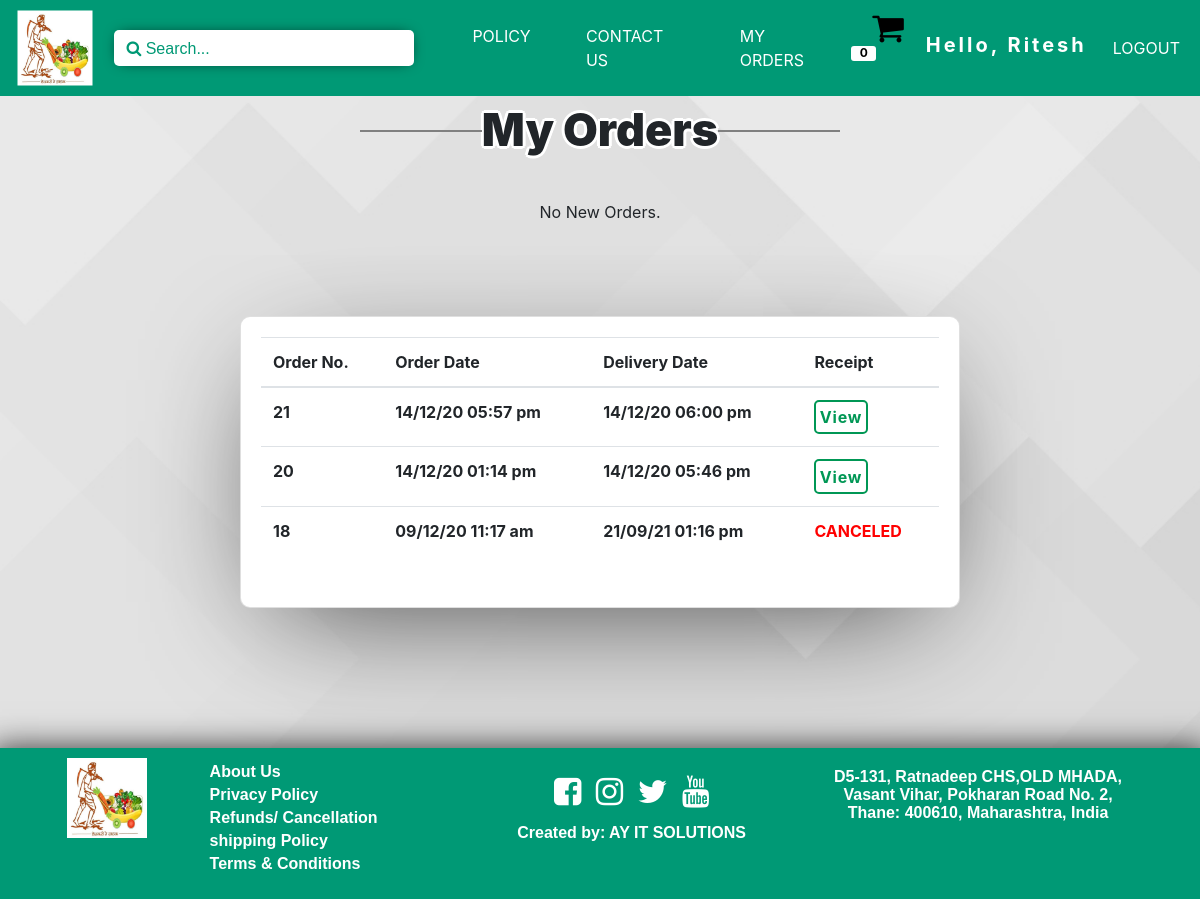
/php/orders.php (signed in), run on the app's committed database.
### tables this page shows
CREATE TABLE `customer` (
  `c_id` int(11) NOT NULL,
  `flag` int(1) NOT NULL,
  `f_name` varchar(50) NOT NULL,
  `l_name` varchar(50) NOT NULL,
  `c_address` text NOT NULL,
  `c_pin` int(11) NOT NULL,
  `c_phone` double NOT NULL,
  `c_email` varchar(50) NOT NULL,
  `c_password` varchar(150) NOT NULL,
  `cookie` varchar(512) NOT NULL,
  `latitude` double NOT NULL,
  `longitude` double NOT NULL
);

CREATE TABLE `finalorder` (
  `o_id` double NOT NULL,
  `c_id` double NOT NULL,
  `payment_id` varchar(50) DEFAULT NULL,
  `deliveryboy` int(5) NOT NULL,
  `delivery` int(2) NOT NULL COMMENT 'if yes 1 or 0',
  `timeorder` int(11) NOT NULL,
  `timedispatch` int(11) NOT NULL,
  `timedelivery` int(11) NOT NULL,
  `cancel` int(2) NOT NULL
);

### langs/english.php (called while the page is built)
<?php
function array_push_assoc($array, $key, $value){
    $array[$key] = $value;
    return $array;
 }
function lang($txt){
include dirname(dirname(__FILE__)).DIRECTORY_SEPARATOR.'includes'.DIRECTORY_SEPARATOR.'dbconn.php';
 $query = "SELECT i_eng FROM items";
 $result = mysqli_query($con, $query);
$dbarray=array();
 if (mysqli_num_rows($result) > 0){
     while ($row1 = mysqli_fetch_assoc($result)) {
            $eng=$row1['i_eng'];
            $dbarray = array_push_assoc($dbarray, $eng, $eng);
        }
 }
 else{
    $dbarray=array();
 }
$lang = array(
    'FARMACY' => 'FARMACY',
    'POLICY' => 'POLICY',
    'CONTACT US' => 'CONTACT US',
    'REGISTER' => 'REGISTER',
    'LOGIN' => 'LOGIN',
    'Search' => 'Search',
    'add_to_cart' => 'ADD TO CART',
    'quantity'=> 'QUANTITY',
    'login'=> 'Login',
    'login_btn'=> 'Login',
    'mobile'=> 'Mobile Number',
    'password'=> 'Password',
    'forgot_pass'=> 'Forgot Password',
    'sign_up'=>'Sign Up Your Account',
    'fname'=>'First Name',
    'lname'=>'Last Name',
    'email'=>'Email Id',
    'pin'=>'Pincode',
    'delivery'=>'Delivery Address',
    "enter_password"=>"Enter Password",
    're_enter_pass'=>'Re enter Password',
    'new_pass'=>'New Password',
    're_enter_new_pass'=>'Re-enter New Password',
    'products'=>'Products',
    'get_location'=>'Get Location',
    'send'=>'Send',
    'verify_code'=>'Enter Verification Code',
    'verify_button'=>'Verify-Code',
    'your_cart'=>'Your Cart',
    'enter_mob'=>'Enter Your Mobile Number',
    'my_orders'=>'My Orders',
    'hello'=>'Hello',
    'total_price'=>'Total Price',
    'price'=>'Price',
    'outofstock'=>'Out of Stock',
    'available'=>'Available',
    'logout'=>'Logout',
    'add_more_items'=>'Buy More',
    'add_new_item'=>'Add New Item',
    'name'=>'Name',
    'hname'=>"Name-in-Hindi",
    'mname'=>'Name-in-Marathi',
    'add'=>'ADD ITEM',
    'category'=>'Category',
    'type'=>'Type',
    'edit'=> 'EDIT',
    'edit_item'=> 'EDIT ITEM',
    'verify_email'=> 'VERIFY EMAIL',
    'change_verify_email'=> 'CHANGE AND VERIFY EMAIL',
    'Vegetable'=> 'Vegetable',
    'Fruits'=> 'Fruits',
    'all'=>'ALL'
    );
    if (mysqli_num_rows($result) > 0){
$final_array=array_merge($dbarray, $lang);
return $final_array[$txt];
}
else{
return $lang[$txt];
}
}
?>

### php/orders.php (the view, shortened to what this page needs)
<!DOCTYPE html>
<?php
  include dirname(dirname(__FILE__)).DIRECTORY_SEPARATOR.'includes'.DIRECTORY_SEPARATOR.'dbconn.php';
  if (isset($_SESSION['logintype'])) {
    $id=$_SESSION['Custid'];
  }else {
    header("Location: ./home.php");
  }
 ?>
<html>
  <head>
  </head>
  <body>
    <?php
      include dirname(dirname(__FILE__)).DIRECTORY_SEPARATOR.'includes'.DIRECTORY_SEPARATOR.'header.php';
     ?>
     <div class="pag">
     <p class="pagehead"> <?php echo lang('my_orders')?> </p>
     </div>
     <?php
     $query123 = "SELECT * FROM finalorder WHERE c_id=$id && delivery=0;";
     $result123 = mysqli_query($con, $query123);
     if (mysqli_num_rows($result123) > 0)
     {
         while ($row123 = mysqli_fetch_assoc($result123)) {
          echo '<div class="card ordercard">
          <div class="mainbox1">';
            $oredrid=$row123['o_id'];
     $query = "SELECT * FROM cart WHERE c_id=$id && o_id=$oredrid;";
     $result = mysqli_query($con, $query);
     $totalfinalprice=0;
   if (mysqli_num_rows($result) > 0)
   {
       while ($row1 = mysqli_fetch_assoc($result)) {
         $iid=$row1['item_id'];
         $query12 = "SELECT * FROM items WHERE item_id=$iid";
         $result12 = mysqli_query($con, $query12);
         $row12 = mysqli_fetch_assoc($result12);
         $basicprize=$row12['price'];
         $type=$row12['type'];
         $quantity=$row12['quantity'];
         $weight=$row1['weight'];
         if ($type==1) {
           $conversion=$weight/250;
           $finalprice=$basicprize*$conversion;
           $totalfinalprice=$totalfinalprice+$finalprice;
           if ($weight < 1000) {
             $unit="g";
           }
           else {
              $unit="kg";
              $weight=$weight/1000;
           }
         }
         else {
           $conversion=$weight;
           $finalprice=$basicprize*$conversion;
           $totalfinalprice=$totalfinalprice+$finalprice;
           if ($weight == 1) {
             $unit="piece";
           }
           else {
            $unit="pieces";
           }
         }
         $payment = $row123['payment_id'];
          if($payment == null){
            $payment_result = "unsuccessful";
          }else if($payment == "COD") {
            $payment_result = "PAY ON DELIVERY";
          }else{
            $payment_result = "successful";
          }
         echo '
         <div class="subcontain1 box">
           <div class="box box1">
             <img src="../images/Veg/'.$row12['img'].'" alt=""style="width: 136px;padding: 8px;height: 164px;background-size: contain;">
             <div class="mainbox2">
             <h3>'.lang($row12['i_eng']).'</h3>
             <div class="mainbox3">
             <p>₹'.$finalprice.'</p>&nbsp;&nbsp;&nbsp;&nbsp;&nbsp;&nbsp;
             <p>'.$weight.' '.$unit.'</p>
             </div>
             </div>
             </div>
             </div>
         ';
       }
       echo '</div>
       <div class="card totalprice" >
       <h5>PAYMENT : '.$payment_result.'</h5>
       <h3 style="font-weight:700;">'.lang('total_price').' ₹'.$totalfinalprice.'</h3>
       </div></div><br><br>';
     }
   }
 }
 else {
   echo '<div class="mainbox1">No New Orders.</div>';
 }
      ?>
      <br><br><br>
      <div class="card dashcard4">
        <table class="table table-hover">
      <thead>
        <tr>
          <th scope="col">Order No.</th>
          <th scope="col">Order Date</th>
          <th scope="col">Delivery Date</th>
          <th scope="col">Receipt</th>
        </tr>
      </thead>
      <tbody>
          <?php
          $query = "SELECT * FROM finalorder WHERE c_id=$id && delivery=1 ORDER BY o_id DESC;";
          $result = mysqli_query($con, $query);
          if (mysqli_num_rows($result) > 0)
          {
              while ($row1 = mysqli_fetch_assoc($result)) {
                $ordertime=date('d/m/y h:i a', $row1['timeorder']);
                $delivertime=date('d/m/y h:i a', $row1['timedelivery']);
                  echo '
                  <tr>
                    <th scope="col">'.$row1['o_id'].'</th>
                    <th scope="col">'.$ordertime.'</th>
                    <th scope="col">'.$delivertime.'</th>
                    <th scope="col">';
                    if($row1["cancel"] == 0) {
                      echo
                        '<form action="./invoice.php" method="post" id="form1">
                          <input type="hidden" name="orderid" value="'.$row1['o_id'].'">
                          <input type="hidden" name="ordertime" value="'.$ordertime.'">
                          <input type="hidden" name="delivertime" value="'.$delivertime.'">
                          <input type="submit"class="btn btnwhite" name="invoice" value="View">
                        </form>';
                    }else{
                      echo '<p style="color:red">CANCELED</p>';
                    }
                    echo '</th>
                          </tr>';
              }
            }
           ?>
      </tbody>
    </table>
      </div>
<br><br><br>
       <?php include dirname(dirname(__FILE__)).DIRECTORY_SEPARATOR.'includes'.DIRECTORY_SEPARATOR.'footer.php';   ?>
  </body>
</html>

### includes/header.php (shortened to what this page needs)
<?php
include dirname(dirname(__FILE__)).DIRECTORY_SEPARATOR.'langs'.DIRECTORY_SEPARATOR.'set_lang.php';
?>
<head>
  <link rel="stylesheet" href="https://cdnjs.cloudflare.com/ajax/libs/font-awesome/4.7.0/css/font-awesome.min.css">
  <link rel="stylesheet" href="https://maxcdn.bootstrapcdn.com/bootstrap/4.0.0/css/bootstrap.min.css">
  <link rel="stylesheet" href="../css/main.css">
  <link rel="stylesheet" href="../css/cards.css">
  <link rel="stylesheet" href="../css/load.css">
</head>
<nav class="navbar navbar-expand-lg navbar-dark" style="background-color: #009975 " >
  <a class="navbar-brand anim" href="../php/home.php">
    <img src="../images/Logo.png" class="logostyle" alt="">
  </a>
  <div class="collapse navbar-collapse" id="navbarNavDropdown">
    <ul class="navbar-nav mr-auto">
      <form class="form-inline my-2 my-lg-0">
      <input class="navbar-form collapsed form-control mr-sm-2 searchbox" type="text" id="search" placeholder="&#xF002; <?php echo lang('Search')?>..." aria-label="Search">
    </form>
      <li class="nav-item">
        <a class="nav-link active" href="../php/policy.php"><?php echo lang('POLICY') ?></a>
      </li>
      <li class="nav-item">
        <a class="nav-link active" href="../php/contact.php"><?php echo lang('CONTACT US') ?></a>
      </li>
      <?php if (isset($_SESSION['Custid'])) {?>
      <li class="nav-item">
        <a class="nav-link active" href="./orders.php"><?php echo lang('my_orders') ?></a>
      </li>
    <?php } ?>
<?php if (isset($_SESSION['Custid'])) {
  $query = "SELECT * FROM cart WHERE c_id=$id && o_id=0";
  $result = mysqli_query($con, $query);
  $noofitems=mysqli_num_rows($result);
  ?>
          <a class="cartlink" href="./cart.php" style="text-decoration:none;color:#000"><i class="fa carticon" style="font-size:34px">&#xf07a;</i>
          <span class='badge' id='lblCartCount'> <?php echo $noofitems; ?> </span></a>
<?php } ?>
    </ul>
    <?php if (isset($_SESSION['Custid'])) {
      $id=$_SESSION['Custid'];
      $query = "SELECT * FROM customer WHERE c_id=$id";
      $result = mysqli_query($con, $query);
      $row = mysqli_fetch_assoc($result);
        ?>
      <ul class="nav justify-content-end">
        <li class="nav-item">
            <p class="navbar-brand" style="margin-top:6%;" ><?php echo lang('hello')?>, <?php echo $row['f_name']; ?><span class="sr-only">(current)</span></p>
        </li>
        </ul>
        <ul class="nav justify-content-end">
          <li class="nav-item">
              <a class="nav-link" href="./logout.php"><?php echo lang('logout'); ?> <span class="sr-only">(current)</span></a>
          </li>
      </ul>
    <?php } ?>
  </div>
</nav>

### css/main.css (style rules this page uses)
body { background-image: url("../images/back2.jpg"); background-repeat: repeat-y; background-size: cover; }
.logostyle { padding-left: 1rem; transform: scale(1.5); height: 50px; width: auto; object-fit: contain; }
.navbar { padding: 10px; }
nav .nav-link { color: white; text-transform: uppercase; }
nav .navbar-brand { color: white; font-weight: 700; letter-spacing: 0.15em; transition: 0.3s ease-in-out; padding: none; }
nav form { padding-right: 1.4rem; padding-left: 1.4rem; }
.searchbox, .form-inline .form-control { border: 0px solid; border-radius: 5px; width: 300px; -webkit-box-shadow: 0px 15px 10px -6px rgba(0, 0, 0, 1); -moz-box-shadow: 0px 15px 10px -6px rgba(0, 0, 0, 1); box-shadow: 0px 0px 15px -6px rgba(0, 0, 0, 1); }
.searchbox::placeholder { color: #009975; font-family: Arial, Helvetica, sans-serif, FontAwesome; }
@media (min-width: 1187px) { .navbar-expand-lg .navbar-nav .nav-link { padding-right: 1.1rem; padding-left: 1.1rem; } }
.nav-link { transition: 0.3s ease; background: #009975; color: #ffffff; text-decoration: none; border-top: 4px solid #009975; border-bottom: 4px solid #009975; padding: 10px 0; margin: 0 10px; }
.carticon { padding-left: 1rem; margin-top: 1%; }
#lblCartCount { width: 25px; font-size: 12px; background: #ffffff; color: #000000; padding: 1px 4px; vertical-align: top; margin-left: -5px; }
.badge { height: 15px; width: 15px; padding-left: 9px; padding-right: 9px; -webkit-border-radius: 9px; -moz-border-radius: 9px; border-radius: 3px; }
.mainbox1 { display: flex; justify-content: center; flex-wrap: wrap; padding: 20px; width: 85%; margin: auto; }
.pagehead { overflow: hidden; position: relative; font-weight: 900; text-align: center; font-size: 45px; text-shadow: 3px 0 0 #fff, -3px 0 0 #fff, 0 3px 0 #fff, 0 -3px 0 #ffffff, 2px 2px #fff, -2px -2px 0 #ffffff, 2px -2px 0 #fff, -2px 2px 0 #fff; }
.pag { width: 40%; margin: auto; }
p.pagehead:before, p.pagehead:after { position: absolute; top: 51%; overflow: hidden; width: 200px; height: 2px; content: '\a0'; background-color: grey; }
p.pagehead:before { margin-left: -200px; text-align: right; }

### css/cards.css (style rules this page uses)
.dashcard4 { margin: auto; width: 60%; padding: 20px; display: block; overflow-x: auto; border-radius: 10px 10px 10px 10px; -webkit-box-shadow: 0px 29px 124px -35px rgba(0, 0, 0, 0.75); -moz-box-shadow: 0px 29px 124px -35px rgba(0, 0, 0, 0.75); box-shadow: 0px 29px 124px -35px rgba(0, 0, 0, 0.75); }
.btnwhite { background-color: transparent; color: #009755; padding: 3%; border-radius: 5px; border: 2px solid #009755; font-weight: 700; letter-spacing: 0.05rem; }

### css/footer.css (style rules this page uses)
a { text-decoration: none; color:#fff; }

### data on the page
customer: f_name "Ritesh"
finalorder: o_id "21", timeorder "14/12/20 05:57 pm", timedelivery "14/12/20 06:00 pm"
finalorder: o_id "20", timeorder "14/12/20 01:14 pm", timedelivery "14/12/20 05:46 pm"
finalorder: o_id "18", timeorder "09/12/20 11:17 am", timedelivery "21/09/21 01:16 pm", cancel "CANCELED"

### other printed values
lang('POLICY') "POLICY"
lang('CONTACT US') "CONTACT US"
lang('my_orders') "MY ORDERS"
$noofitems "0"
lang('hello') "Hello"
lang('logout') "LOGOUT"
lang('my_orders') "My Orders"
